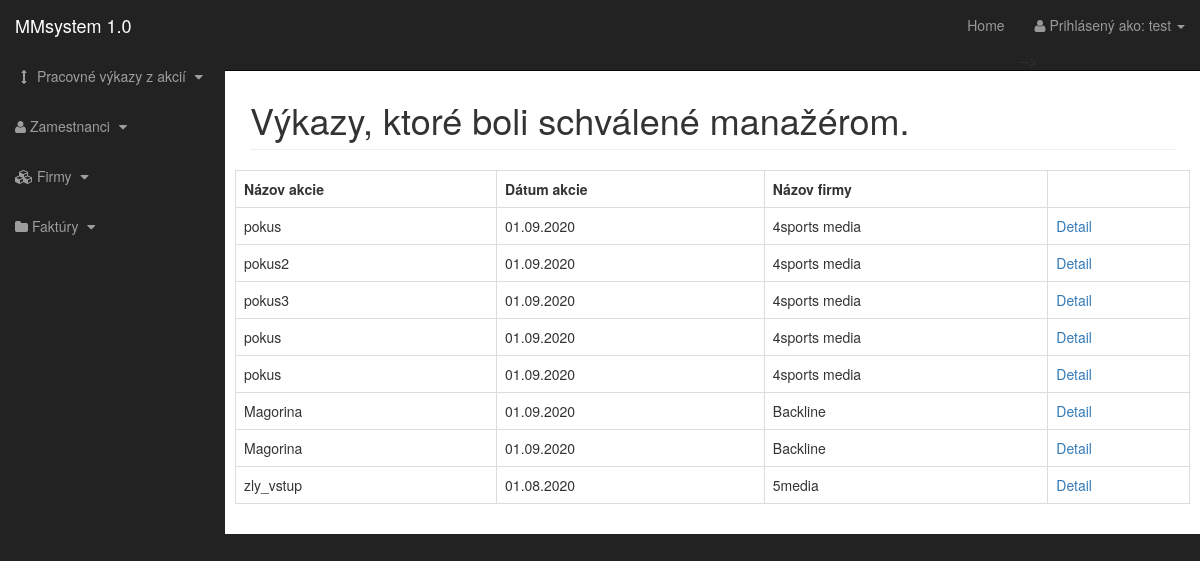
The page /cms/admin/schvalene_vykazy.php (signed in) on the database its author committed.
### tables this page shows
CREATE TABLE `schvalene_vykazy` (
  `schvalene_vykazy_id` int(11) NOT NULL,
  `nazov_akcie` varchar(100) DEFAULT NULL,
  `akcia_dat` date DEFAULT NULL,
  `firmy_id` int(11) NOT NULL,
  `ine_naklady` decimal(6,3) DEFAULT NULL
);

CREATE TABLE `firmy` (
  `firmy_id` int(11) NOT NULL,
  `nazov_firmy` varchar(200) DEFAULT NULL,
  `ico` varchar(50) DEFAULT NULL,
  `dic` varchar(50) DEFAULT NULL,
  `bezna_taxa` int(11) DEFAULT NULL,
  `priplatok_noc` int(11) DEFAULT NULL,
  `priplatok_sobota` int(11) DEFAULT NULL,
  `priplatok_nedela` int(11) DEFAULT NULL,
  `priplatok_sviatok` int(11) DEFAULT NULL
);

### cms/admin/functions_vykazy.php (the view, shortened to what this page needs)
<?php
    function findAllSchvaleneVykazy()
    {
        global $connection;
        $query = "  SELECT S.schvalene_vykazy_id, S.nazov_akcie, S.akcia_dat, F.nazov_firmy
                    FROM schvalene_vykazy S
                    INNER JOIN firmy F
                    ON S.firmy_id = F.firmy_id
                    ";
        $select_schvalene_vykazy = mysqli_query($connection, $query);
        echo "<tr>";
            echo "<th> Názov akcie </th>";
            echo "<th> Dátum akcie </th>";
            echo "<th> Názov firmy </th>";
        echo "</tr>";
        while($row = mysqli_fetch_assoc($select_schvalene_vykazy))
        {
            $schvalene_vykazy_id = $row['schvalene_vykazy_id'];
            $nazov_akcie = $row['nazov_akcie'];
            $akcia_dat = $row['akcia_dat'];
            $dt = \DateTime::createFromFormat('Y-m-d', $akcia_dat);
            $akcia_dat = $dt->format('d.m.Y');
            $nazov_firmy = $row['nazov_firmy'];
            echo "<tr>";
            echo "<td> {$nazov_akcie} </td>";
            echo "<td> {$akcia_dat} </td>";
            echo "<td> {$nazov_firmy} </td>";
            echo "<td><a href='schvalene_vykazy.php?detail={$schvalene_vykazy_id}'>Detail</a></td>";
            echo "</tr>";
        }
    }
?>

### cms/admin/includes/admin_header.php (shortened to what this page needs)
<?php include "../includes/db.php" ?>
<?php include "functions_vykazy.php" ?>
<!DOCTYPE html>
<html lang="en">
<head>
    <link href="css/bootstrap.min.css" rel="stylesheet">
    <link href="css/sb-admin.css" rel="stylesheet">
    <link href="font-awesome/css/font-awesome.min.css" rel="stylesheet" type="text/css">
</head>

### cms/admin/schvalene_vykazy.php
<?php include "includes/admin_header.php" ?>
<body>
    <div id="wrapper">
        <?php include "includes/admin_navigation.php"
        ?>
        <div id="page-wrapper">
            <div class="container-fluid">
                <div class="row">
                    <div class="col-lg-12">
                        <h1 class="page-header">
                            Výkazy, ktoré boli schválené manažérom.
                        </h1>
                    </div>
                </div>
            </div>
            <table class="table table-bordered table-hover">
                <?php findAllSchvaleneVykazy(); ?>
            </table>
        </div>
        <?php include "includes/admin_footer.php" ?>

### cms/admin/includes/admin_navigation.php (shortened to what this page needs)
<nav class="navbar navbar-inverse navbar-fixed-top" role="navigation">
            <div class="navbar-header">
                <a class="navbar-brand" href="index.php">MMsystem 1.0</a>
            </div>
            <ul class="nav navbar-right top-nav">
                <li>
                    <a href="index.php">Home</a>
                </li>
                <li class="dropdown">
                    <a href="#" class="dropdown-toggle" data-toggle="dropdown"><i class="fa fa-user"></i> Prihlásený ako: <?=$_SESSION['name']?> <b class="caret"></b></a> -->
                </li>
            </ul>
            <div class="collapse navbar-collapse navbar-ex1-collapse">
                <ul class="nav navbar-nav side-nav">
                    <li>
                        <a href="javascript:;" data-toggle="collapse" data-target="#vykazy_dropdown"><i class="fa fa-fw fa-arrows-v"></i> Pracovné výkazy z akcií <i class="fa fa-fw fa-caret-down"></i></a>
                    </li>
                    <li>
                        <a href="javascript:;" data-toggle="collapse" data-target="#zamestnanci_dropdown"><i class="fa fa-user"></i> Zamestnanci <i class="fa fa-fw fa-caret-down"></i></a>
                    </li>
                    <li>
                        <a href="javascript:;" data-toggle="collapse" data-target="#firmy_dropdown"><i class="fa fa-cubes"></i> Firmy <i class="fa fa-fw fa-caret-down"></i></a>
                    </li>
                    <li>
                        <a href="javascript:;" data-toggle="collapse" data-target="#faktury_dropdown"><i class="fa fa-folder"></i> Faktúry <i class="fa fa-fw fa-caret-down"></i></a>
                    </li>
                </ul>
            </div>
        </nav>

### cms/admin/includes/admin_footer.php (shortened to what this page needs)
</div>
</body>
</html>

### cms/admin/css/sb-admin.css (style rules this page uses)
body { margin-top: 100px; background-color: #222; }
@media (min-width:768px) { body { margin-top: 50px; } }
#wrapper { padding-left: 0; }
#page-wrapper { width: 100%; padding: 0; background-color: #fff; }
@media (min-width:768px) { #wrapper { padding-left: 225px; } }
@media (min-width:768px) { #page-wrapper { padding: 10px; } }
.top-nav { padding: 0 15px; }
.top-nav>li { display: inline-block; float: left; }
.top-nav>li>a { padding-top: 15px; padding-bottom: 15px; line-height: 20px; color: #999; }
@media (min-width:768px) { .side-nav { position: fixed; top: 51px; left: 225px; width: 225px; margin-left: -225px; border: none; border-radius: 0; overflow-y: auto; background-color: #222; } }
@media (min-width:768px) { .side-nav>li>a { width: 225px; } }

### rows shown on the page
schvalene_vykazy: nazov_akcie "pokus", akcia_dat "01.09.2020", firmy.nazov_firmy "4sports media"
schvalene_vykazy: nazov_akcie "pokus2", akcia_dat "01.09.2020", firmy.nazov_firmy "4sports media"
schvalene_vykazy: nazov_akcie "pokus3", akcia_dat "01.09.2020", firmy.nazov_firmy "4sports media"
schvalene_vykazy: nazov_akcie "pokus", akcia_dat "01.09.2020", firmy.nazov_firmy "4sports media"
schvalene_vykazy: nazov_akcie "pokus", akcia_dat "01.09.2020", firmy.nazov_firmy "4sports media"
schvalene_vykazy: nazov_akcie "Magorina", akcia_dat "01.09.2020", firmy.nazov_firmy "Backline"
schvalene_vykazy: nazov_akcie "Magorina", akcia_dat "01.09.2020", firmy.nazov_firmy "Backline"
schvalene_vykazy: nazov_akcie "zly_vstup", akcia_dat "01.08.2020", firmy.nazov_firmy "5media"

### other values the page prints
$_SESSION['name'] "test"
